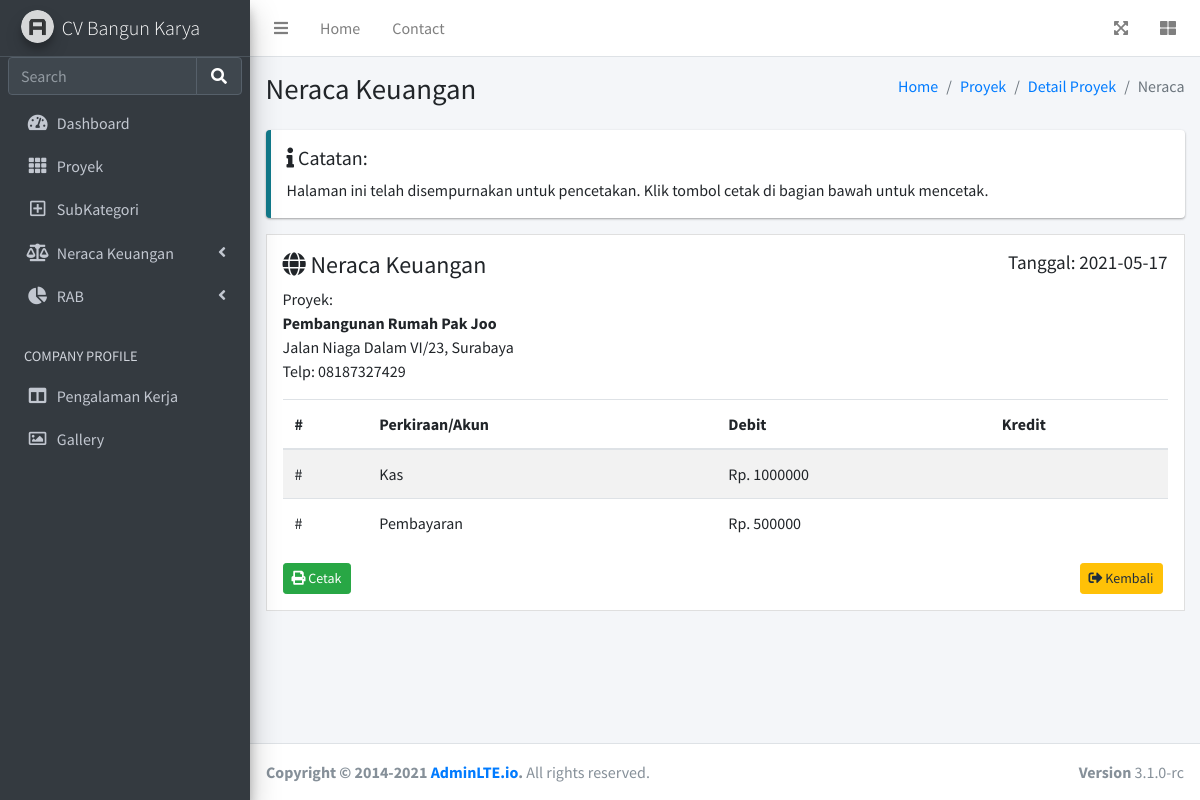
The app's page /proyek/neraca/1, older data.
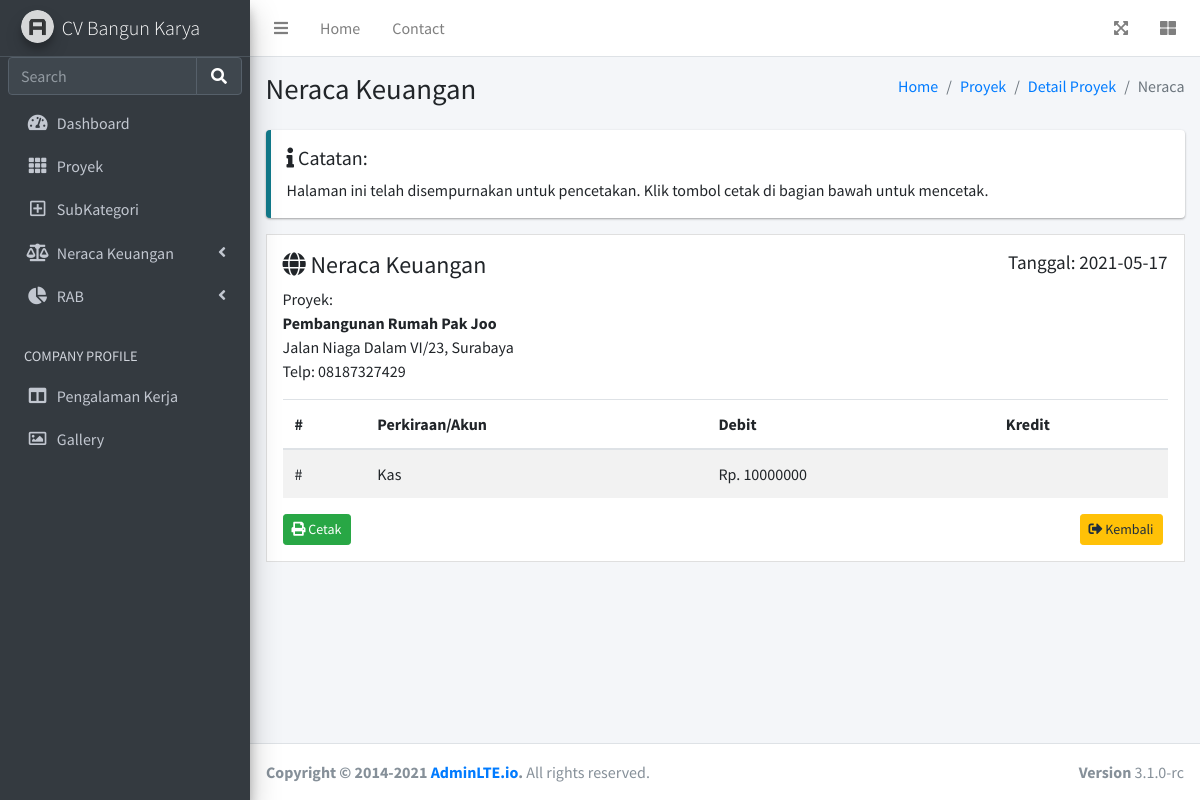
The same page, newer data.
### app.py (models this page shows)
class Pemasukan(db.Model):
    id = db.Column(db.Integer, primary_key=True)
    nama_proyek = db.Column(db.String(100), nullable=False)
    tanggal = db.Column(db.String(20), nullable=False)
    subkategori = db.Column(db.String(100), nullable=False)
    deskripsi = db.Column(db.String(100), nullable=False)
    jumlah = db.Column(db.String(50), nullable=False)
    bukti = db.Column(db.String(200), nullable=True)
    date_created = db.Column(db.DateTime, default=datetime.utcnow)

### app.py (the view)
@app.route('/proyek/neraca/<int:id>')
def neraca(id):
    tgl = date.today()
    tasks = Proyek.query.get_or_404(id)
    pemasukan = Pemasukan.query.filter_by(nama_proyek=tasks.nama_proyek).group_by(Pemasukan.subkategori).all()
    return render_template('proyek/neraca.html', proyek = tasks, tanggal = tgl, pemasukans = pemasukan)

### templates/proyek/neraca.html (shortened to what this page needs)
{% extends 'base.html' %}
{% block body %}
<div class="content-wrapper">
    <section class="content-header">
      <div class="container-fluid">
        <div class="row mb-2">
          <div class="col-sm-6">
            <h1>Neraca Keuangan</h1>
          </div>
          <div class="col-sm-6">
            <ol class="breadcrumb float-sm-right">
              <li class="breadcrumb-item"><a href="/">Home</a></li>
              <li class="breadcrumb-item"><a href="/proyek">Proyek</a></li>
              <li class="breadcrumb-item"><a href="/proyek/{{ proyek.id }}">Detail Proyek</a></li>
              <li class="breadcrumb-item active">Neraca</li>
            </ol>
          </div>
        </div>
      </div>
    </section>
    <section class="content">
      <div class="container-fluid">
        <div class="row">
          <div class="col-12">
            <div class="callout callout-info">
              <h5><i class="fas fa-info"></i> Catatan:</h5>
              Halaman ini telah disempurnakan untuk pencetakan. Klik tombol cetak di bagian bawah untuk mencetak.
            </div>
            <div class="invoice p-3 mb-3">
              <div class="row">
                <div class="col-12">
                  <h4>
                    <i class="fas fa-globe"></i> Neraca Keuangan
                    <small class="float-right">Tanggal: {{ tanggal }}</small>
                  </h4>
                </div>
              </div>
              <div class="row invoice-info">
                <div class="col-sm-4 invoice-col">
                  Proyek:
                  <address>
                    <strong>{{ proyek.nama_proyek }}</strong><br>
                    {{ proyek.lokasi }}<br>
                    Telp: {{ proyek.no_hp }}<br>
                  </address>
                </div>
                <div class="col-sm-4 invoice-col">
                </div>
                <div class="col-sm-4 invoice-col">
                </div>
              </div>
              <div class="row">
                <div class="col-12 table-responsive">
                  <table class="table table-striped">
                    <thead>
                    <tr>
                      <th>#</th>
                      <th>Perkiraan/Akun</th>
                      <th>Debit</th>
                      <th>Kredit</th>
                    </tr>
                    </thead>
                    <tbody>
                    {% for pemasukan in pemasukans %}
                    <tr>
                      <td>#</td>
                      <td>{{ pemasukan.subkategori }}</td>
                      <td>Rp. {{ pemasukan.jumlah }}</td>
                      <td></td>
                    </tr>
                    {% endfor %}
                    </tbody>
                  </table>
                </div>
              </div>
              <div class="row no-print">
                <div class="col-12">
                  <a href="/proyek/neraca/print/{{ proyek.id }}" rel="noopener" target="_blank" class="btn btn-sm btn-success"><i class="fas fa-print"></i> Cetak</a>
                  <a href="/proyek/{{ proyek.id }}" type="button" class="btn btn-warning float-right btn-sm" style="margin-right: 5px;">
                    <i class="fas fa-sign-out-alt"></i> Kembali
                  </a>
                </div>
              </div>
            </div>
          </div>
        </div>
      </div>
    </section>
  </div>
{% endblock %}

Row changes from the older to the newer data that the page shows:
no longer on this page (row edited): Pemasukan: subkategori "Pembayaran", jumlah "500000"
changed Pemasukan "Kas": jumlah "1000000" → "10000000"
